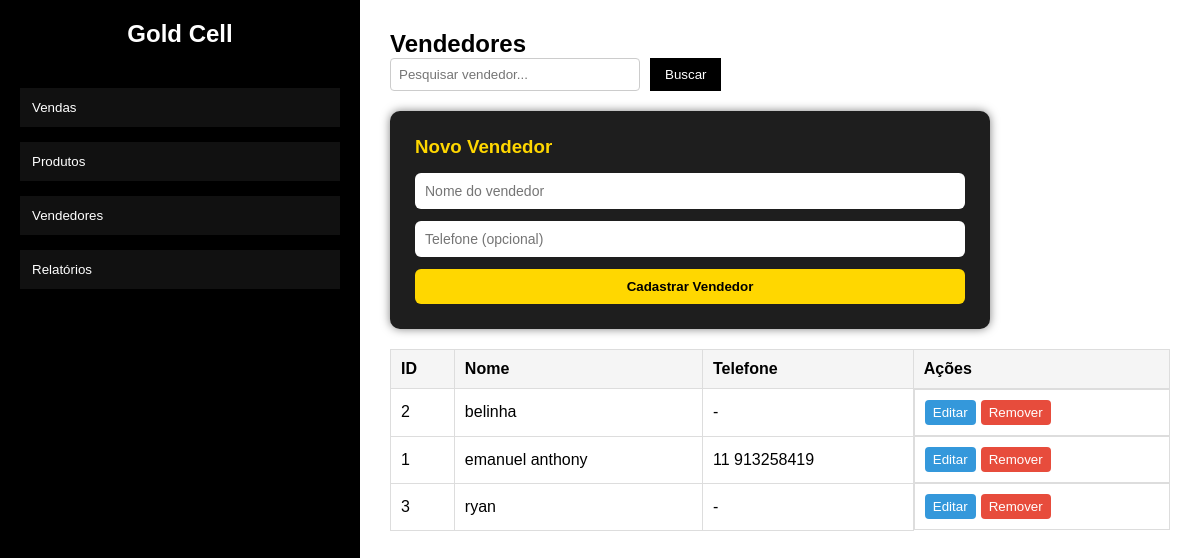
/vendedores, run on an earlier commit of the app's database.
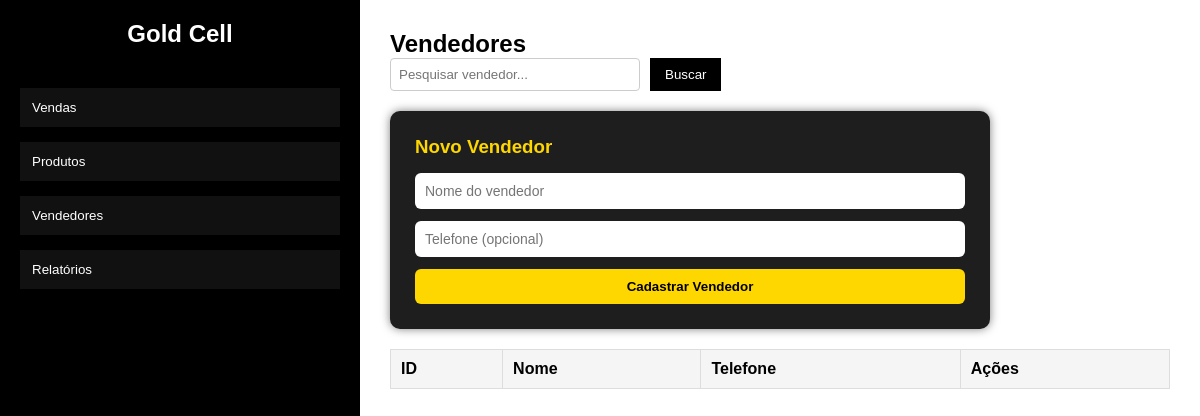
And on a later commit of the database.
### tables this page shows
CREATE TABLE sellers (
        id INTEGER PRIMARY KEY AUTOINCREMENT,
        name TEXT NOT NULL,
        phone TEXT,
        created_at DATETIME DEFAULT CURRENT_TIMESTAMP
    );

### routes.py (the view)
    @app.route("/vendedores")
    def list_sellers():
        seller_id = request.args.get("id")
        seller = None
        if seller_id:
            seller = get_seller_by_id(seller_id)
        data = get_all_sellers()
        return render_template("vendedores.html", data=data, seller=seller)

### database/engine.py (called while the page is built)
def get_connection():
    return sqlite3.connect(DB_PATH)

def get_all_sellers():
    conn = get_connection()
    cursor = conn.cursor()
    cursor.execute("""
        SELECT id, name, phone
        FROM sellers
        ORDER BY name
    """)
    rows = cursor.fetchall()
    conn.close()
    return rows

### templates/vendedores.html (shortened to what this page needs)
{% extends "base.html" %}
{% block extra_css %}
    <link rel="stylesheet" href="{{ url_for('static', filename='cadastro_de_vendedores.css') }}">
    <link rel="stylesheet" href="{{ url_for('static', filename='vendedores.css') }}">
{% endblock %}
{% block content %}
<h2>Vendedores</h2>
<div class="products-header">
    <form method="get" action="/vendas" class="search-box">
        <input
            type="text"
            name="search"
            placeholder="Pesquisar vendedor..."
            value="{{ request.args.get('search','') }}"
        >
        <button type="submit">Buscar</button>
    </form>
</div>
<div id="new-seller" class="form-box left-form">
    <h3>{% if seller %}Editar Dados do Vendedor{% else %}Novo Vendedor{% endif %}</h3>
    <form method="post" action="/vendedores/novo">
        <input
            type="text"
            name="seller_name"
            placeholder="Nome do vendedor"
            value="{% if seller %}{{ seller[1] }}{% endif %}"
            required
        >
        <input
            type="tel"
            name="phone"
            placeholder="Telefone (opcional)"
            value="{% if seller %}{{ seller[2] or '' }}{% endif %}"
        >
        <button type="submit" name="action" value="{% if seller %}editar{% else %}novo{% endif %}">
            {% if seller %}Atualizar Vendedor{% else %}Cadastrar Vendedor{% endif %}
        </button>
    </form>
</div>
<table class="products-table">
    <tr>
        <th>ID</th>
        <th>Nome</th>
        <th>Telefone</th>
        <th>Ações</th>
    </tr>
    {% for seller in data %}
    <tr>
        <td>{{ seller[0] }}</td>
        <td>{{ seller[1] }}</td>
        <td>{{ seller[2] or "-" }}</td>
        <td class="actions">
            <a href="/vendedores?id={{ seller[0] }}">
                <button class="btn-edit">Editar</button>
            </a>
            <a href="/vendedores/remover/{{ seller[0] }}"
               onclick="return confirm('Deseja realmente remover este vendedor?')">
                <button class="btn-delete">Remover</button>
            </a>
        </td>
    </tr>
    {% endfor %}
</table>
    </main>
</div>
{% endblock %}

What changed in the data, as far as the page shows it:
removed sellers: id "2", name "belinha", phone "-"
removed sellers: id "1", name "emanuel anthony", phone "11 913258419"
removed sellers: id "3", name "ryan", phone "-"
